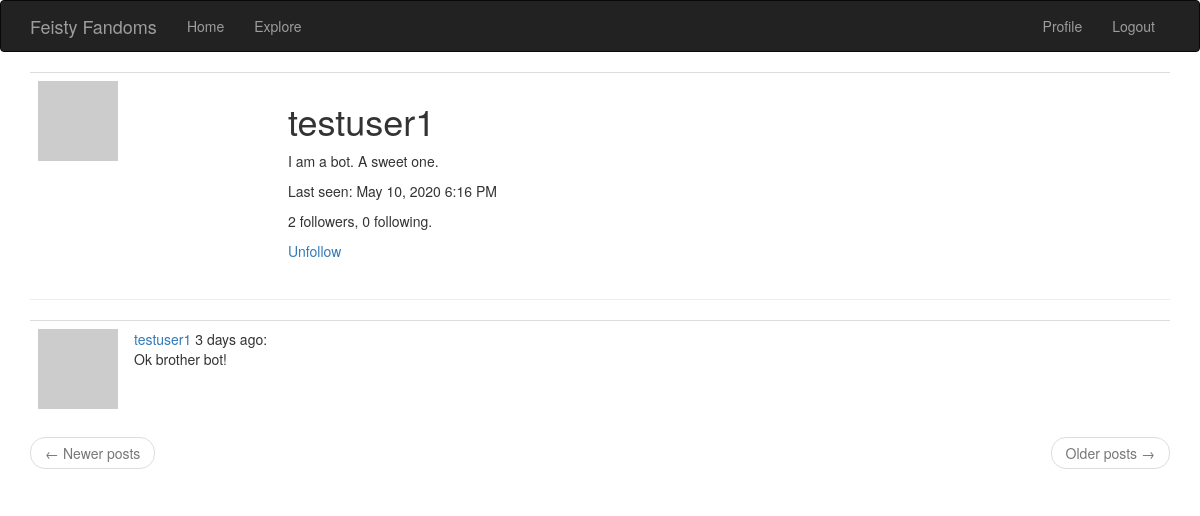
/user/testuser1 (signed in), run on the app's committed database.
### app/models.py (models this page shows, shortened)
class User(UserMixin, db.Model):
	id = db.Column(db.Integer, primary_key= True)
	username = db.Column(db.String(64), index = True, unique = True)
	email = db.Column(db.String(120), index=True, unique=True)
	password_hash = db.Column(db.String(128))
	posts = db.relationship('Post', backref='author', lazy = 'dynamic')
	followed = db.relationship('User', secondary=followers, primaryjoin=(followers.c.follower_id == id), secondaryjoin=(followers.c.followed_id == id), backref=db.backref('followers', lazy='dynamic'), lazy='dynamic')
	about_me = db.Column(db.String(140))
	last_seen = db.Column(db.DateTime, default=datetime.utcnow)
	def avatar(self, size):
		digest = md5(self.email.lower().encode('utf-8')).hexdigest()
		return 'https://www.gravatar.com/avatar/{}?d=identicon&s={}'.format(digest, size)
	def is_following(self,user):
		return self.followed.filter(followers.c.followed_id==user.id).count() > 0

class Post(db.Model):
	id = db.Column(db.Integer, primary_key=True)
	body = db.Column(db.String(250))
	timestamp = db.Column(db.DateTime, index=True, default = datetime.utcnow)
	user_id = db.Column(db.Integer, db.ForeignKey('user.id'))

### app/routes.py (the view)
@app.route('/user/<username>')
@login_required
def user(username):
	user = User.query.filter_by(username=username).first_or_404()
	page = request.args.get('page', 1, type = int)
	posts = user.posts.order_by(Post.timestamp.desc()).paginate(page, app.config['POSTS_PER_PAGE'], False)
	next_url = url_for('user', username= user.username, page = posts.next_num) \
		if posts.has_next else None
	prev_url = url_for('user', username= user.username, page = prev_num) \
		if posts.has_prev else None
	return render_template('user.html', user=user, posts=posts.items, next_url= next_url, prev_url=prev_url)

### app/models.py (called while the page is built)
@login.user_loader
def load_user(id):
    return User.query.get(int(id))

### app/routes.py (called while the page is built)
@app.before_request
def before_request():
	if current_user.is_authenticated:
		current_user.last_seen = datetime.utcnow()
		db.session.commit()

### app/templates/user.html
{% extends "base.html" %}
{% block app_content %}
	<table class= "table table-hover">
		<tr>
			<td width="250px"><img src="{{ user.avatar(250) }}"></td>
			<td>
				<h1>{{user.username}}</h1>
				{% if user.about_me %}<p>{{ user.about_me }}</p>{% endif %}
				{% if user.last_seen %}<p>Last seen: {{ moment(user.last_seen).format('LLL') }}</p>{% endif %}
				<p>{{ user.followers.count() }} followers, {{ user.followed.count() }} following.</p>
				{% if user == current_user %}
                <p><a href="{{ url_for('edit_profile') }}">Edit your profile</a></p>
                {% elif not current_user.is_following(user) %}
                <p><a href="{{url_for('follow', username = user.username)}}">Follow</a></p>
                {% else %}
                <p><a href="{{url_for('unfollow', username = user.username)}}">Unfollow</a></p>
                {% endif %}
			</td>
		</tr>
	</table>
	<hr>
	{% for post in posts %}
        {% include '_post.html' %}
    {% endfor %}
    <nav aria-label="...">
        <ul class="pager">
            <li class="previous{% if not prev_url %} disabled{% endif %}">
                <a href="{{ prev_url or '#' }}">
                    <span aria-hidden="true">&larr;</span> Newer posts
                </a>
            </li>
            <li class="next{% if not next_url %} disabled{% endif %}">
                <a href="{{ next_url or '#' }}">
                    Older posts <span aria-hidden="true">&rarr;</span>
                </a>
            </li>
        </ul>
    </nav>
{% endblock %}

### app/templates/_post.html
<table class="table table-hover">
        <tr>
            <td width="70px">
                <a href="{{ url_for('user', username=post.author.username) }}">
                    <img src="{{ post.author.avatar(70) }}" />
                </a>
            </td>
            <td>
                <a href="{{ url_for('user', username=post.author.username) }}">
                    {{ post.author.username }}
                </a>
                {{ moment(post.timestamp).fromNow() }}:
                <br>
                {{ post.body }}
            </td>
        </tr>
    </table>

### data on the page
User: username "testuser1", about_me "I am a bot. A sweet one.", last_seen "May 10, 2020 6:16 PM"
Post: author.username "testuser1", timestamp "3 days ago", body "Ok brother bot!"

### other printed values
{{ user.followers.count() }} "2"
{{ user.followed.count() }} "0"
